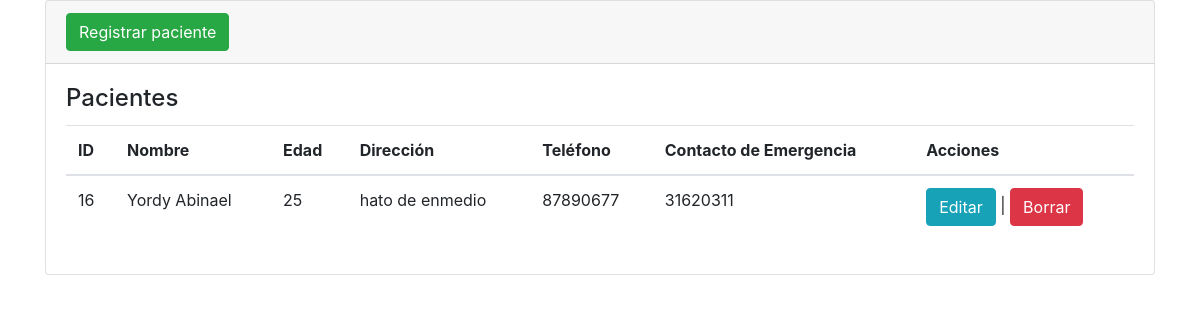
The app's page /pacientes/ with its own data.
### Hospital/models.py (models this page shows, shortened)
class Persona(models.Model):
    id = models.AutoField(primary_key=True)
    nombre = models.CharField(max_length=100, verbose_name="Nombre")
    apellido = models.CharField(max_length=100, verbose_name="Apellido", blank=True, null=True)
    edad = models.IntegerField()
    direccion = models.CharField(max_length=255, verbose_name="Direccion")
    telefono = models.CharField(max_length=20, verbose_name="Telefono")

class Paciente(Persona):
    expedientes = models.ForeignKey(Expediente, on_delete=models.CASCADE, related_name='pacientes', default=None)
    historial_medicamentos = models.ForeignKey(Medicamento, on_delete=models.CASCADE, related_name='pacientes', default=None)
    contacto_emergencia = models.CharField(max_length=20, verbose_name="Contacto de Emergencia", blank=True, null=True)

class Persona(models.Model):
    id = models.AutoField(primary_key=True)
    nombre = models.CharField(max_length=100, verbose_name="Nombre")
    apellido = models.CharField(max_length=100, verbose_name="Apellido", blank=True, null=True)
    edad = models.IntegerField()
    direccion = models.CharField(max_length=255, verbose_name="Direccion")
    telefono = models.CharField(max_length=20, verbose_name="Telefono")

### Hospital/views.py (the view)
# urls.py: path('pacientes/', views.pacientes, name='pacientes'),
def pacientes(request):
    paciente = Paciente.objects.all()
    return render(request, 'Paciente/index.html', {"pacientes": paciente})

### Hospital/templates/Paciente/index.html (shortened to what this page needs)
{% extends "base.html" %}
{% block Contenido %}
    <div class="card">
        <div class="card-header">
            <a name="" id="" class="btn btn-success" href="{% url 'registrar' %}" role="button">Registrar paciente</a>
        </div>
        <div class="card-body">
            <h4 class="card-title">Pacientes</h4>
            <table class="table">
                <thead>
                <tr>
                    <th>ID</th>
                    <th>Nombre</th>
                    <th>Edad</th>
                    <th>Dirección</th>
                    <th>Teléfono</th>
                    <th>Contacto de Emergencia</th>
                    <th>Acciones</th>
                </tr>
                </thead>
                <tbody>
                {% for paciente in pacientes %}
                <tr>
                    <td>{{ paciente.id }}</td>
                    <td>{{ paciente.nombre }}</td>
                    <td>{{ paciente.edad }}</td>
                    <td>{{ paciente.direccion }}</td>
                    <td>{{ paciente.telefono }}</td>
                    <td>{{ paciente.contacto_emergencia }}</td>
                    <td>
                        <a name="" id="" class="btn btn-info" href="{% url 'editar' paciente.id %}" role="button">Editar</a>
                        |
                        <a name="" id="" class="btn btn-danger" href="{% url 'eliminar' paciente.id %}" role="button">Borrar</a>
                    </td>
                </tr>
                {% endfor %}
                </tbody>
            </table>
        </div>
    </div>
{% endblock %}

### Hospital/templates/base.html (shortened to what this page needs)
{% load static %}
<!doctype html>
<html lang="en">
<head>
    <link rel="stylesheet" href="https://stackpath.bootstrapcdn.com/bootstrap/4.3.1/css/bootstrap.min.css"
>
</head>
<body>
    <div class="container">
        <div class="row">
            <div class="col-12">
                {% block Contenido %} {% endblock %}
            </div>
        </div>
    </div>
</body>
</html>

### records on screen
Paciente: id "16", nombre "Yordy Abinael", edad "25", direccion "hato de enmedio", telefono "87890677", contacto_emergencia "31620311"
